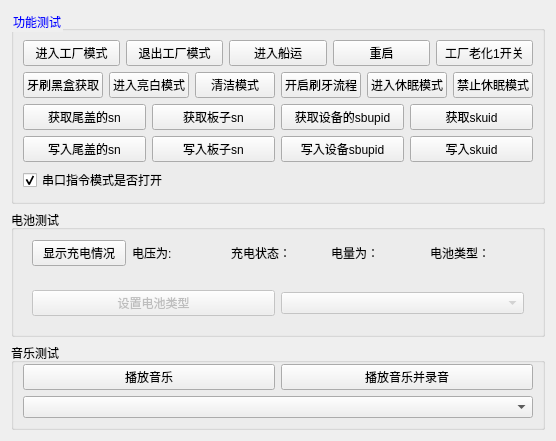
              <widget class="QWidget" name="tab_4">
               <attribute name="title">
                <string>成品测试</string>
               </attribute>
               <layout class="QGridLayout" name="gridLayout_4">
                <item row="4" column="1">
                 <widget class="QGroupBox" name="verticalGroupBox">
                  <property name="title">
                   <string>音乐测试</string>
                  </property>
                  <layout class="QVBoxLayout" name="verticalLayout_13">
                   <property name="topMargin">
                    <number>1</number>
                   </property>
                   <item>
                    <layout class="QHBoxLayout" name="horizontalLayout_19">
                     <property name="topMargin">
                      <number>0</number>
                     </property>
                     <item>
                      <widget class="QPushButton" name="just_music">
                       <property name="text">
                        <string>播放音乐</string>
                       </property>
                      </widget>
                     </item>
                     <item>
                      <widget class="QPushButton" name="music_play">
                       <property name="text">
                        <string>播放音乐并录音</string>
                       </property>
                      </widget>
                     </item>
                    </layout>
                   </item>
                   <item>
                    <widget class="QComboBox" name="music_combo"/>
                   </item>
                  </layout>
                 </widget>
                </item>
                <item row="0" column="1">
                 <widget class="QGroupBox" name="groupBox_6">
                  <property name="sizePolicy">
                   <sizepolicy hsizetype="Preferred" vsizetype="Fixed">
                    <horstretch>0</horstretch>
                    <verstretch>0</verstretch>
                   </sizepolicy>
                  </property>
                  <property name="styleSheet">
                   <string notr="true">QGroupBox::title { font-weight: bold; color:blue;}</string>
                  </property>
                  <property name="title">
                   <string>功能测试</string>
                  </property>
                  <layout class="QVBoxLayout" name="verticalLayout_3">
                   <item>
                    <layout class="QHBoxLayout" name="horizontalLayout_8">
                     <property name="topMargin">
                      <number>0</number>
                     </property>
                     <item>
                      <widget class="QPushButton" name="fac_mode">
                       <property name="text">
                        <string>进入工厂模式</string>
                       </property>
                      </widget>
                     </item>
                     <item>
                      <widget class="QPushButton" name="exit_fac_mode">
                       <property name="text">
                        <string>退出工厂模式</string>
                       </property>
                      </widget>
                     </item>
                     <item>
                      <widget class="QPushButton" name="enterShipModeButton">
                       <property name="text">
                        <string>进入船运</string>
                       </property>
                      </widget>
                     </item>
                     <item>
                      <widget class="QPushButton" name="rebot">
                       <property name="text">
                        <string>重启</string>
                       </property>
                      </widget>
                     </item>
                     <item>
                      <widget class="QPushButton" name="buruing1">
                       <property name="text">
                        <string>工厂老化1开关</string>
                       </property>
                      </widget>
                     </item>
                    </layout>
                   </item>
                   <item>
                    <layout class="QHBoxLayout" name="horizontalLayout_13">
                     <property name="topMargin">
                      <number>0</number>
                     </property>
                     <item>
                      <widget class="QPushButton" name="getBackLog">
                       <property name="text">
                        <string>牙刷黑盒获取</string>
                       </property>
                      </widget>
                     </item>
                     <item>
                      <widget class="QPushButton" name="enterwhitemode">
                       <property name="text">
                        <string>进入亮白模式</string>
                       </property>
                      </widget>
                     </item>
                     <item>
                      <widget class="QPushButton" name="clean_mode">
                       <property name="text">
                        <string>清洁模式</string>
                       </property>
                      </widget>
                     </item>
                     <item>
                      <widget class="QPushButton" name="start_brush">
                       <property name="text">
                        <string>开启刷牙流程</string>
                       </property>
                      </widget>
                     </item>
                     <item>
                      <widget class="QPushButton" name="entersleep">
                       <property name="text">
                        <string>进入休眠模式</string>
                       </property>
                      </widget>
                     </item>
                     <item>
                      <widget class="QPushButton" name="forbidsleep">
                       <property name="text">
                        <string>禁止休眠模式</string>
                       </property>
                      </widget>
                     </item>
                    </layout>
                   </item>
                   <item>
                    <layout class="QHBoxLayout" name="horizontalLayout_76">
                     <property name="topMargin">
                      <number>0</number>
                     </property>
                     <item>
                      <widget class="QPushButton" name="get_device_sn">
                       <property name="text">
                        <string>获取尾盖的sn</string>
                       </property>
                      </widget>
                     </item>
                     <item>
                      <widget class="QPushButton" name="get_board_sn">
                       <property name="text">
                        <string>获取板子sn</string>
                       </property>
                      </widget>
                     </item>
                     <item>
                      <widget class="QPushButton" name="get_device_subpid">
                       <property name="text">
                        <string>获取设备的sbupid</string>
                       </property>
                      </widget>
                     </item>
                     <item>
                      <widget class="QPushButton" name="get_device_skuid">
                       <property name="text">
                        <string>获取skuid</string>
                       </property>
                      </widget>
                     </item>
                    </layout>
                   </item>
                   <item>
                    <layout class="QHBoxLayout" name="horizontalLayout_78">
                     <property name="topMargin">
                      <number>0</number>
                     </property>
                     <item>
                      <widget class="QPushButton" name="write_device_sn">
                       <property name="text">
                        <string>写入尾盖的sn</string>
                       </property>
                      </widget>
                     </item>
                     <item>
                      <widget class="QPushButton" name="write_board_sn">
                       <property name="text">
                        <string>写入板子sn</string>
                       </property>
                      </widget>
                     </item>
                     <item>
                      <widget class="QPushButton" name="write_device_subpid">
                       <property name="text">
                        <string>写入设备sbupid</string>
                       </property>
                      </widget>
                     </item>
                     <item>
                      <widget class="QPushButton" name="write_device_skuid">
                       <property name="text">
                        <string>写入skuid</string>
                       </property>
                      </widget>
                     </item>
                    </layout>
                   </item>
                   <item>
                    <widget class="QCheckBox" name="show_bursh_log">
                     <property name="text">
                      <string>串口指令模式是否打开</string>
                     </property>
                     <property name="checked">
                      <bool>true</bool>
                     </property>
                    </widget>
                   </item>
                  </layout>
                 </widget>
                </item>
                <item row="1" column="1">
                 <widget class="QGroupBox" name="verticalGroupBox">
                  <property name="title">
                   <string>电池测试</string>
                  </property>
                  <layout class="QVBoxLayout" name="verticalLayout_34">
                   <property name="topMargin">
                    <number>1</number>
                   </property>
                   <item>
                    <widget class="QWidget" name="widget_102" native="true">
                     <layout class="QHBoxLayout" name="horizontalLayout_14">
                      <item>
                       <widget class="QPushButton" name="get_battery">
                        <property name="text">
                         <string>显示充电情况</string>
                        </property>
                       </widget>
                      </item>
                      <item>
                       <widget class="QLabel" name="battary_voltage">
                        <property name="text">
                         <string>电压为:</string>
                        </property>
                       </widget>
                      </item>
                      <item>
                       <widget class="QLabel" name="battary_state">
                        <property name="text">
                         <string>充电状态：</string>
                        </property>
                       </widget>
                      </item>
                      <item>
                       <widget class="QLabel" name="battary_value">
                        <property name="text">
                         <string>电量为：</string>
                        </property>
                       </widget>
                      </item>
                      <item>
                       <widget class="QLabel" name="battery_type">
                        <property name="text">
                         <string>电池类型：</string>
                        </property>
                       </widget>
                      </item>
                     </layout>
                    </widget>
                   </item>
                   <item>
                    <widget class="QWidget" name="horizontalWidget" native="true">
                     <layout class="QHBoxLayout" name="horizontalLayout_72">
                      <item>
                       <widget class="QPushButton" name="set_battery">
                        <property name="enabled">
                         <bool>false</bool>
                        </property>
                        <property name="text">
                         <string>设置电池类型</string>
                        </property>
                       </widget>
                      </item>
                      <item>
                       <widget class="QComboBox" name="battery_type_combox">
                        <property name="enabled">
                         <bool>false</bool>
                        </property>
                       </widget>
                      </item>
                     </layout>
                    </widget>
                   </item>
                  </layout>
                 </widget>
                </item>
               </layout>
              </widget>
